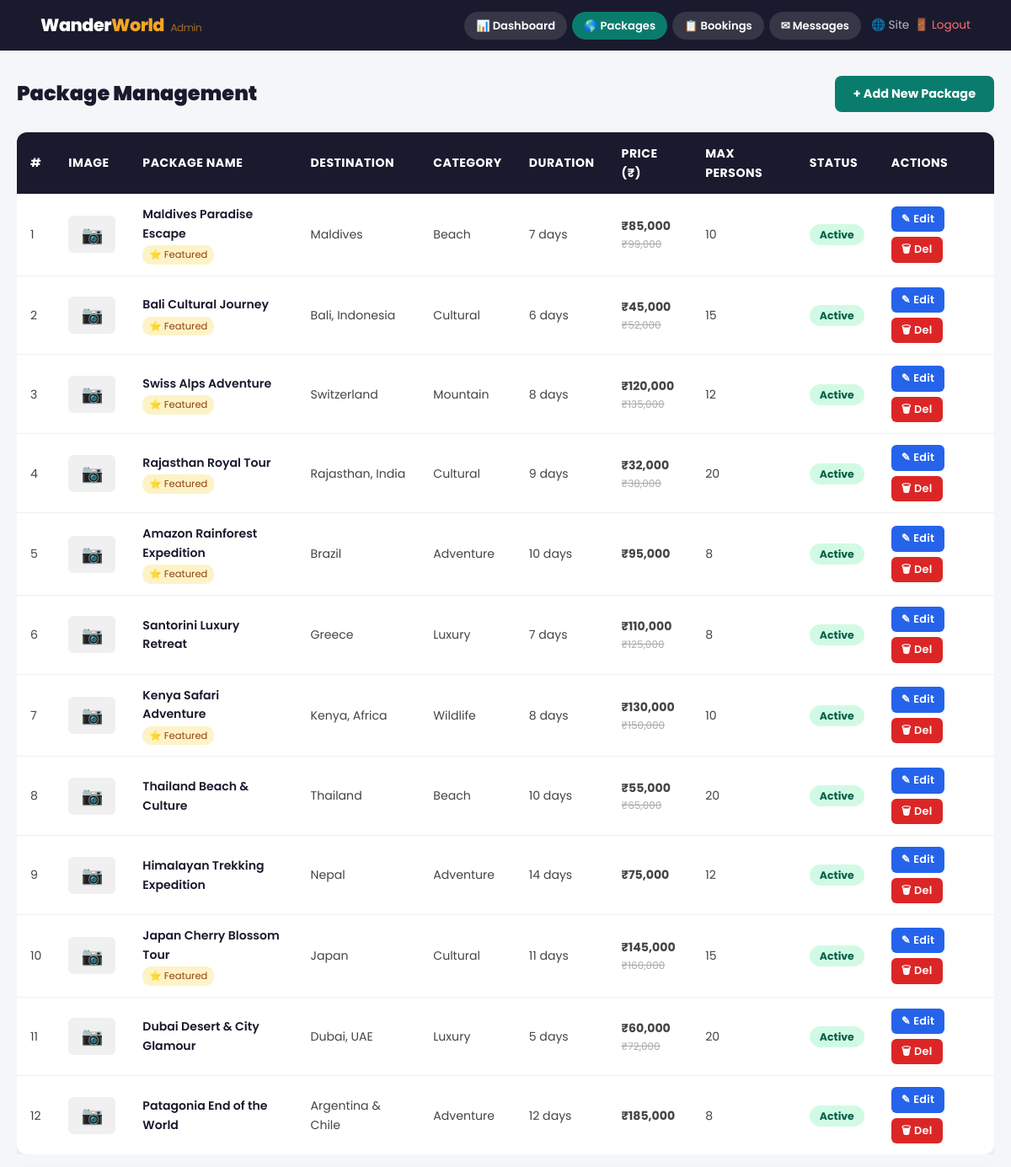
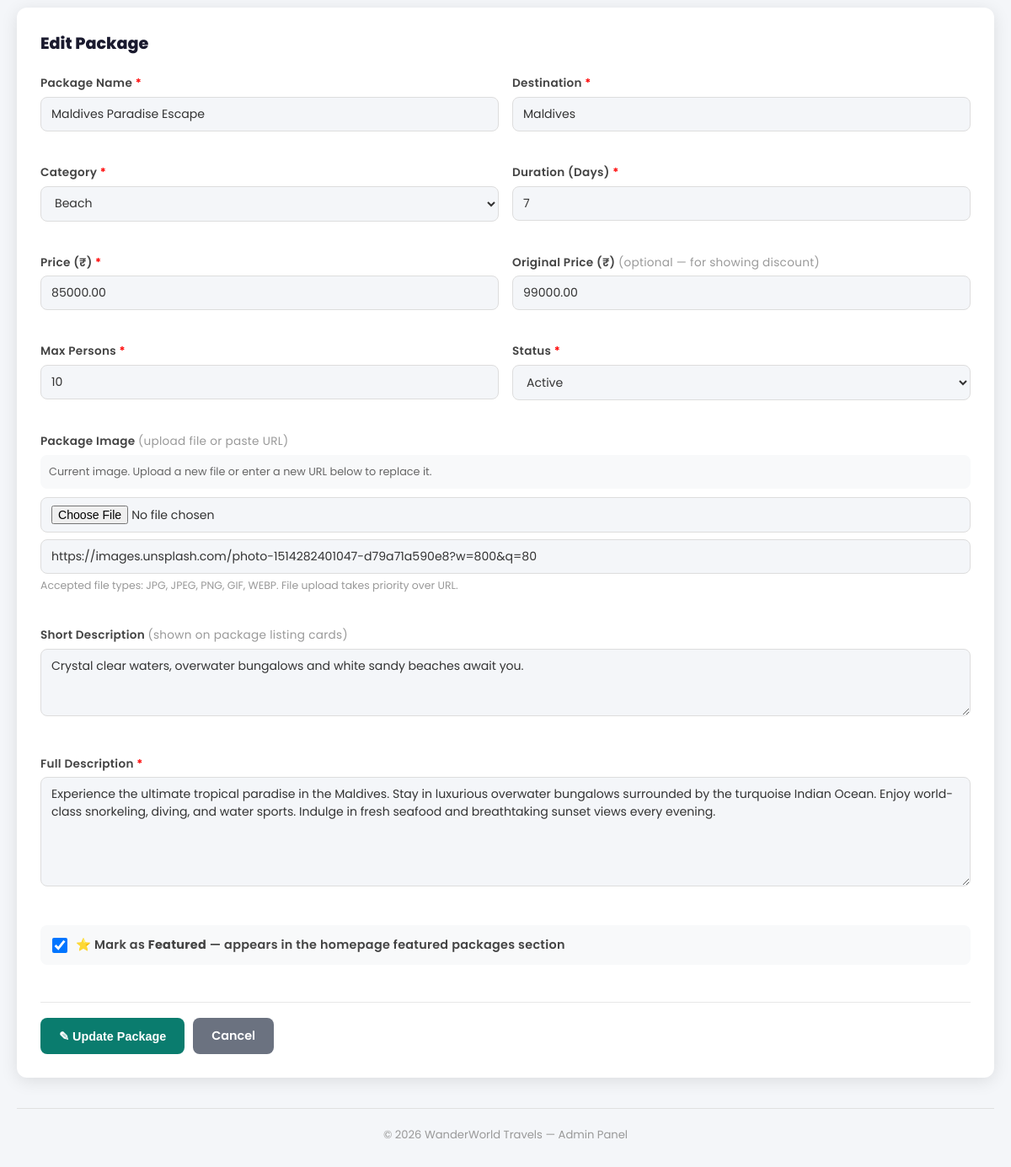
The page /admin.php?section=packages&edit_pkg=1 (signed in) on the database its author committed (2 pictures, top to bottom).
### tables this page shows
CREATE TABLE IF NOT EXISTS packages (
    id INT AUTO_INCREMENT PRIMARY KEY,
    name VARCHAR(200) NOT NULL,
    destination VARCHAR(200) NOT NULL,
    category ENUM('Beach','Adventure','Cultural','Wildlife','Mountain','Luxury') NOT NULL,
    duration INT NOT NULL COMMENT 'Days',
    price DECIMAL(10,2) NOT NULL,
    original_price DECIMAL(10,2) DEFAULT NULL,
    max_people INT DEFAULT 20,
    image_url VARCHAR(500),
    gallery TEXT COMMENT 'JSON array of image URLs',
    short_desc TEXT,
    description LONGTEXT,
    itinerary LONGTEXT COMMENT 'JSON array of day-wise itinerary',
    includes TEXT COMMENT 'What is included',
    excludes TEXT COMMENT 'What is excluded',
    rating DECIMAL(2,1) DEFAULT 4.5,
    reviews_count INT DEFAULT 0,
    is_featured TINYINT(1) DEFAULT 0,
    is_active TINYINT(1) DEFAULT 1,
    created_at TIMESTAMP DEFAULT CURRENT_TIMESTAMP
);

### admin.php (the view, shortened to what this page needs)
<?php
require_once 'config.php';
$is_admin = !empty($_SESSION['admin']);
if ($is_admin) {
    $total_pkg  = $conn->query("SELECT COUNT(*) c FROM packages")->fetch_assoc()['c'];
    $total_book = $conn->query("SELECT COUNT(*) c FROM bookings")->fetch_assoc()['c'];
    $pending    = $conn->query("SELECT COUNT(*) c FROM bookings WHERE status='Pending'")->fetch_assoc()['c'];
    $confirmed  = $conn->query("SELECT COUNT(*) c FROM bookings WHERE status='Confirmed'")->fetch_assoc()['c'];
    $total_rev  = $conn->query("SELECT SUM(total_price) s FROM bookings WHERE status='Confirmed'")->fetch_assoc()['s'] ?? 0;
    $section      = isset($_GET['section']) ? $_GET['section'] : 'dashboard';
    $all_packages = $conn->query("SELECT * FROM packages ORDER BY created_at DESC");
    $edit_pkg     = null;
    if ($section === 'packages' && isset($_GET['edit_pkg'])) {
        $epid = intval($_GET['edit_pkg']);
        $res  = $conn->query("SELECT * FROM packages WHERE id=$epid");
        if ($res && $res->num_rows > 0) $edit_pkg = $res->fetch_assoc();
    }
}
?>
<!DOCTYPE html>
<html lang="en">
<head>
    <link rel="stylesheet" href="style.css">
</head>
<body style="background:var(--light-gray);">
<?php if (!$is_admin): ?>
<div style="min-height:100vh; display:flex; align-items:center; justify-content:center; background:var(--dark);">
    <div style="background:white; border-radius:16px; padding:40px; width:380px; box-shadow:0 20px 60px rgba(0,0,0,0.4);">
        <div style="text-align:center; margin-bottom:28px;">
            <div class="logo">Wander<span>World</span></div>
            <div style="color:#6c757d; font-size:0.9rem; margin-top:8px;">Admin Panel</div>
        </div>
        <?php if (isset($login_error)): ?>
        <div class="alert alert-error"><?= $login_error ?></div>
        <?php endif; ?>
        <form method="POST">
            <div class="form-group">
                <label>Admin Password</label>
                <input type="password" name="password" placeholder="Enter password" required autofocus>
            </div>
            <button type="submit" class="submit-btn" style="margin-top:8px;">Login &rarr;</button>
        </form>
        <div style="text-align:center; margin-top:16px; font-size:0.82rem; color:#999;">Default password: admin123</div>
    </div>
</div>
<?php else: ?>
<nav style="background:var(--dark); padding:0 4%;">
    <div style="display:flex; justify-content:space-between; align-items:center; min-height:60px; flex-wrap:wrap; gap:8px; padding:8px 0;">
        <span class="logo" style="font-size:1.3rem;">Wander<span>World</span>
            <span style="font-size:0.75rem; opacity:0.6; font-weight:400; margin-left:4px;">Admin</span>
        </span>
        <div style="display:flex; gap:6px; align-items:center; flex-wrap:wrap;">
            <?php foreach (['dashboard' => '&#128202; Dashboard', 'packages' => '&#127758; Packages', 'bookings' => '&#128203; Bookings', 'messages' => '&#9993; Messages'] as $s => $lbl): ?>
            <a href="admin.php?section=<?= $s ?>"
               style="padding:6px 14px; border-radius:20px; font-size:0.82rem; font-weight:600; text-decoration:none;
                      background:<?= $section == $s ? 'var(--primary)' : 'rgba(255,255,255,0.12)' ?>;
                      color:white;"><?= $lbl ?></a>
            <?php endforeach; ?>
            <a href="index.php" style="color:rgba(255,255,255,0.7); font-size:0.85rem; margin-left:6px; text-decoration:none;" target="_blank">&#127760; Site</a>
            <a href="admin.php?logout=1" style="color:#f87171; font-size:0.85rem; text-decoration:none;">&#128682; Logout</a>
        </div>
    </div>
</nav>
<div class="admin-wrap">
<?php
if ($section === 'dashboard'): ?>
    <h2 style="font-size:1.5rem; font-weight:900; color:var(--dark); margin-bottom:24px;">Dashboard Overview</h2>
    <div style="display:grid; grid-template-columns:repeat(auto-fill,minmax(180px,1fr)); gap:16px; margin-bottom:32px;">
        <div class="stat-box"><div class="n" style="color:var(--primary);"><?= $total_pkg ?></div><div class="l">Total Packages</div></div>
        <div class="stat-box"><div class="n" style="color:#2563eb;"><?= $total_book ?></div><div class="l">Total Bookings</div></div>
        <div class="stat-box"><div class="n" style="color:#d97706;"><?= $pending ?></div><div class="l">Pending</div></div>
        <div class="stat-box"><div class="n" style="color:#059669;"><?= $confirmed ?></div><div class="l">Confirmed</div></div>
        <div class="stat-box"><div class="n" style="color:#7c3aed;">&#8377;<?= number_format($total_rev) ?></div><div class="l">Total Revenue</div></div>
    </div>
    <div style="display:flex; gap:12px; flex-wrap:wrap;">
        <a href="admin.php?section=packages&show_form=1" class="btn-add">+ Add New Package</a>
        <a href="admin.php?section=bookings" class="btn-add" style="background:#2563eb;">Manage Bookings</a>
        <a href="admin.php?section=messages" class="btn-add" style="background:#7c3aed;">View Messages</a>
    </div>
<?php
elseif ($section === 'packages'): ?>
    <div style="display:flex; justify-content:space-between; align-items:center; margin-bottom:24px; flex-wrap:wrap; gap:12px;">
        <h2 style="font-size:1.5rem; font-weight:900; color:var(--dark); margin:0;">Package Management</h2>
        <a href="admin.php?section=packages&show_form=1" class="btn-add">+ Add New Package</a>
    </div>
    <div style="overflow-x:auto;">
        <table>
            <thead>
                <tr>
                    <th>#</th>
                    <th>Image</th>
                    <th>Package Name</th>
                    <th>Destination</th>
                    <th>Category</th>
                    <th>Duration</th>
                    <th>Price (&#8377;)</th>
                    <th>Max Persons</th>
                    <th>Status</th>
                    <th>Actions</th>
                </tr>
            </thead>
            <tbody>
                <?php
                $all_packages->data_seek(0);
                if ($all_packages->num_rows == 0): ?>
                <?php endif;
                $i = 1;
                while ($pkg = $all_packages->fetch_assoc()): ?>
                <tr>
                    <td><?= $i++ ?></td>
                    <td>
                        <?php if (!empty($pkg['image_url'])): ?>
                        <span class="pkg-no-img" style="display:none;">&#128247;</span>
                        <?php else: ?>
                        <span class="pkg-no-img">&#128247;</span>
                        <?php endif; ?>
                    </td>
                    <td>
                        <div style="font-weight:600; color:#1a1a2e;"><?= htmlspecialchars($pkg['name']) ?></div>
                        <?php if ($pkg['is_featured']): ?>
                        <span style="font-size:0.72rem; background:#fef3c7; color:#92400e; padding:2px 8px; border-radius:10px; display:inline-block; margin-top:3px;">&#11088; Featured</span>
                        <?php endif; ?>
                    </td>
                    <td><?= htmlspecialchars($pkg['destination']) ?></td>
                    <td><?= htmlspecialchars($pkg['category']) ?></td>
                    <td><?= intval($pkg['duration']) ?> days</td>
                    <td>
                        <strong>&#8377;<?= number_format($pkg['price']) ?></strong>
                        <?php if ($pkg['original_price']): ?>
                        <div style="font-size:0.75rem; color:#aaa; text-decoration:line-through;">&#8377;<?= number_format($pkg['original_price']) ?></div>
                        <?php endif; ?>
                    </td>
                    <td><?= intval($pkg['max_people']) ?></td>
                    <td>
                        <span class="status-badge <?= $pkg['is_active'] ? 'status-active' : 'status-inactive' ?>">
                            <?= $pkg['is_active'] ? 'Active' : 'Inactive' ?>
                        </span>
                    </td>
                    <td>
                        <div style="display:flex; gap:6px; flex-wrap:wrap;">
                            <a href="admin.php?section=packages&edit_pkg=<?= $pkg['id'] ?>#pkg-form" class="btn-sm btn-edit">&#9998; Edit</a>
                            <a href="admin.php?section=packages&delete_pkg=<?= $pkg['id'] ?>" class="btn-sm btn-delete"
                               onclick="return confirm('Delete &quot;<?= addslashes(htmlspecialchars($pkg['name'])) ?>&quot;?\n\nThis will also remove all associated bookings.');">&#128465; Del</a>
                        </div>
                    </td>
                </tr>
                <?php endwhile; ?>
            </tbody>
        </table>
    </div>
    <?php
    $show_form = isset($_GET['show_form']) || $edit_pkg;
    if ($show_form):
        $f          = $edit_pkg ?: [];
        $form_title = $edit_pkg ? 'Edit Package' : 'Add New Package';
    ?>
    <div class="pkg-form" id="pkg-form">
        <h3><?= $form_title ?></h3>
        <form method="POST" enctype="multipart/form-data" novalidate>
            <div class="form-grid">
                <div class="form-group">
                    <label>Package Name <span style="color:red;">*</span></label>
                    <input type="text" name="pkg_name" required maxlength="200"
                           value="<?= htmlspecialchars($f['name'] ?? '') ?>"
                           placeholder="e.g. Maldives Paradise Escape">
                </div>
                <div class="form-group">
                    <label>Destination <span style="color:red;">*</span></label>
                    <input type="text" name="destination" required maxlength="200"
                           value="<?= htmlspecialchars($f['destination'] ?? '') ?>"
                           placeholder="e.g. Maldives">
                </div>
                <div class="form-group">
                    <label>Category <span style="color:red;">*</span></label>
                    <select name="category" required>
                        <?php foreach (['Beach', 'Adventure', 'Cultural', 'Wildlife', 'Mountain', 'Luxury'] as $cat): ?>
                        <option value="<?= $cat ?>" <?= ($f['category'] ?? '') === $cat ? 'selected' : '' ?>><?= $cat ?></option>
                        <?php endforeach; ?>
                    </select>
                </div>
                <div class="form-group">
                    <label>Duration (Days) <span style="color:red;">*</span></label>
                    <input type="number" name="duration" required min="1" max="365"
                           value="<?= htmlspecialchars($f['duration'] ?? '') ?>"
                           placeholder="7">
                </div>
                <div class="form-group">
                    <label>Price (&#8377;) <span style="color:red;">*</span></label>
                    <input type="number" name="price" required min="0" step="0.01"
                           value="<?= htmlspecialchars($f['price'] ?? '') ?>"
                           placeholder="85000">
                </div>
                <div class="form-group">
                    <label>Original Price (&#8377;) <span style="color:#999; font-weight:400;">(optional — for showing discount)</span></label>
                    <input type="number" name="original_price" min="0" step="0.01"
                           value="<?= htmlspecialchars($f['original_price'] ?? '') ?>"
                           placeholder="99000">
                </div>
                <div class="form-group">
                    <label>Max Persons <span style="color:red;">*</span></label>
                    <input type="number" name="max_people" required min="1" max="500"
                           value="<?= htmlspecialchars($f['max_people'] ?? '20') ?>"
                           placeholder="20">
                </div>
                <div class="form-group">
                    <label>Status <span style="color:red;">*</span></label>
                    <select name="is_active" required>
                        <option value="1" <?= ($f['is_active'] ?? 1) == 1 ? 'selected' : '' ?>>Active</option>
                    </select>
                </div>
                <div class="form-group full">
                    <label>Package Image <span style="color:#999; font-weight:400;">(upload file or paste URL)</span></label>
                    <?php if (!empty($f['image_url'])): ?>
                    <div style="margin-bottom:10px; display:flex; align-items:center; gap:10px; background:#f8f9fa; padding:10px; border-radius:8px;">
                        <div style="font-size:0.8rem; color:#666;">Current image. Upload a new file or enter a new URL below to replace it.</div>
                    </div>
                    <?php endif; ?>
                    <input type="file" name="image" accept="image/jpeg,image/png,image/gif,image/webp"
                           style="margin-bottom:8px;">
                    <input type="url" name="image_url_ext"
                           placeholder="https://example.com/image.jpg (leave blank to keep current)"
                           value="<?= htmlspecialchars(isset($f['image_url']) && strpos($f['image_url'], 'http') === 0 ? $f['image_url'] : '') ?>">
                    <div style="font-size:0.78rem; color:#999; margin-top:4px;">Accepted file types: JPG, JPEG, PNG, GIF, WEBP. File upload takes priority over URL.</div>
                </div>
                <div class="form-group full">
                    <label>Short Description <span style="color:#999; font-weight:400;">(shown on package listing cards)</span></label>
                    <textarea name="short_desc" placeholder="Brief, engaging description — 1 or 2 sentences."><?= htmlspecialchars($f['short_desc'] ?? '') ?></textarea>
                </div>
                <div class="form-group full">
                    <label>Full Description <span style="color:red;">*</span></label>
                    <textarea name="description" required style="min-height:130px;"
                              placeholder="Detailed description of the package — what travelers will experience, highlights, unique selling points..."><?= htmlspecialchars($f['description'] ?? '') ?></textarea>
                </div>
                <div class="form-group full" style="display:flex; align-items:center; gap:10px; background:#f8f9fa; padding:12px 14px; border-radius:8px;">
                    <input type="checkbox" name="is_featured" id="chk_featured" value="1"
                           <?= ($f['is_featured'] ?? 0) ? 'checked' : '' ?>
                           style="width:auto; margin:0; cursor:pointer; width:18px; height:18px;">
                    <label for="chk_featured" style="margin:0; cursor:pointer; font-size:0.9rem;">
                        &#11088; Mark as <strong>Featured</strong> — appears in the homepage featured packages section
                    </label>
                </div>
            </div>
            <div style="display:flex; gap:10px; margin-top:22px; flex-wrap:wrap; padding-top:18px; border-top:1px solid #e8e8e8;">
                <button type="submit" class="btn-add">
                    <?= $edit_pkg ? '&#9998; Update Package' : '+ Save Package' ?>
                </button>
                <a href="admin.php?section=packages"
                   style="padding:10px 22px; border-radius:8px; background:#6b7280; color:white; text-decoration:none; font-weight:600; font-size:0.9rem;">
                    Cancel
                </a>
            </div>
        </form>
    </div>
    <?php endif;  ?>
<?php
endif;  ?>
    <div style="margin-top:36px; padding-top:20px; border-top:1px solid #e0e0e0; font-size:0.82rem; color:#999; text-align:center;">
        &copy; <?= date('Y') ?> <?= SITE_NAME ?> &mdash; Admin Panel
    </div>
</div>
<?php endif;  ?>
</body>
</html>

### rows shown on the page
packages: name "Maldives Paradise Escape", shows "⭐ Featured", destination "Maldives", category "Beach", duration "7", price "85,000", original_price "99,000", max_people "10", shows "Active", pkg_name "Maldives Paradise Escape", price "85000.00", original_price "99000.00", is_active "Active", image_url_ext "https://images.unsplash.com/photo-1514282401047-d79a71a590e8?w=800&q=80", short_desc "Crystal clear waters, overwater bungalows and white sandy beaches await you.", description "Experience the ultimate tropical paradise in the Maldives. Stay in luxurious overwater bungalows surrounded by the turquoise Indian Ocean. Enjoy world-class snorkeling, diving, and water sports. Indulge in fresh seafood and breathtaking sunset views every evening.", is_featured "☑"
packages: name "Bali Cultural Journey", is_featured "⭐ Featured", destination "Bali, Indonesia", category "Cultural", duration "6", price "45,000", original_price "52,000", max_people "15", is_active "Active"
packages: name "Swiss Alps Adventure", is_featured "⭐ Featured", destination "Switzerland", category "Mountain", duration "8", price "120,000", original_price "135,000", max_people "12", is_active "Active"
packages: name "Rajasthan Royal Tour", is_featured "⭐ Featured", destination "Rajasthan, India", category "Cultural", duration "9", price "32,000", original_price "38,000", max_people "20", is_active "Active"
packages: name "Amazon Rainforest Expedition", is_featured "⭐ Featured", destination "Brazil", category "Adventure", duration "10", price "95,000", max_people "8", is_active "Active"
packages: name "Santorini Luxury Retreat", destination "Greece", category "Luxury", duration "7", price "110,000", original_price "125,000", max_people "8", is_active "Active"
packages: name "Kenya Safari Adventure", is_featured "⭐ Featured", destination "Kenya, Africa", category "Wildlife", duration "8", price "130,000", original_price "150,000", max_people "10", is_active "Active"
packages: name "Thailand Beach & Culture", destination "Thailand", category "Beach", duration "10", price "55,000", original_price "65,000", max_people "20", is_active "Active"
packages: name "Himalayan Trekking Expedition", destination "Nepal", category "Adventure", duration "14", price "75,000", max_people "12", is_active "Active"
packages: name "Japan Cherry Blossom Tour", is_featured "⭐ Featured", destination "Japan", category "Cultural", duration "11", price "145,000", original_price "160,000", max_people "15", is_active "Active"
packages: name "Dubai Desert & City Glamour", destination "Dubai, UAE", category "Luxury", duration "5", price "60,000", original_price "72,000", max_people "20", is_active "Active"
packages: name "Patagonia End of the World", destination "Argentina & Chile", category "Adventure", duration "12", price "185,000", max_people "8", is_active "Active"

### other values the page prints
$lbl "📊 Dashboard"
$lbl "🌎 Packages"
$lbl "📋 Bookings"
$lbl "✉ Messages"
$form_title "Edit Package"
SITE_NAME "WanderWorld Travels"
